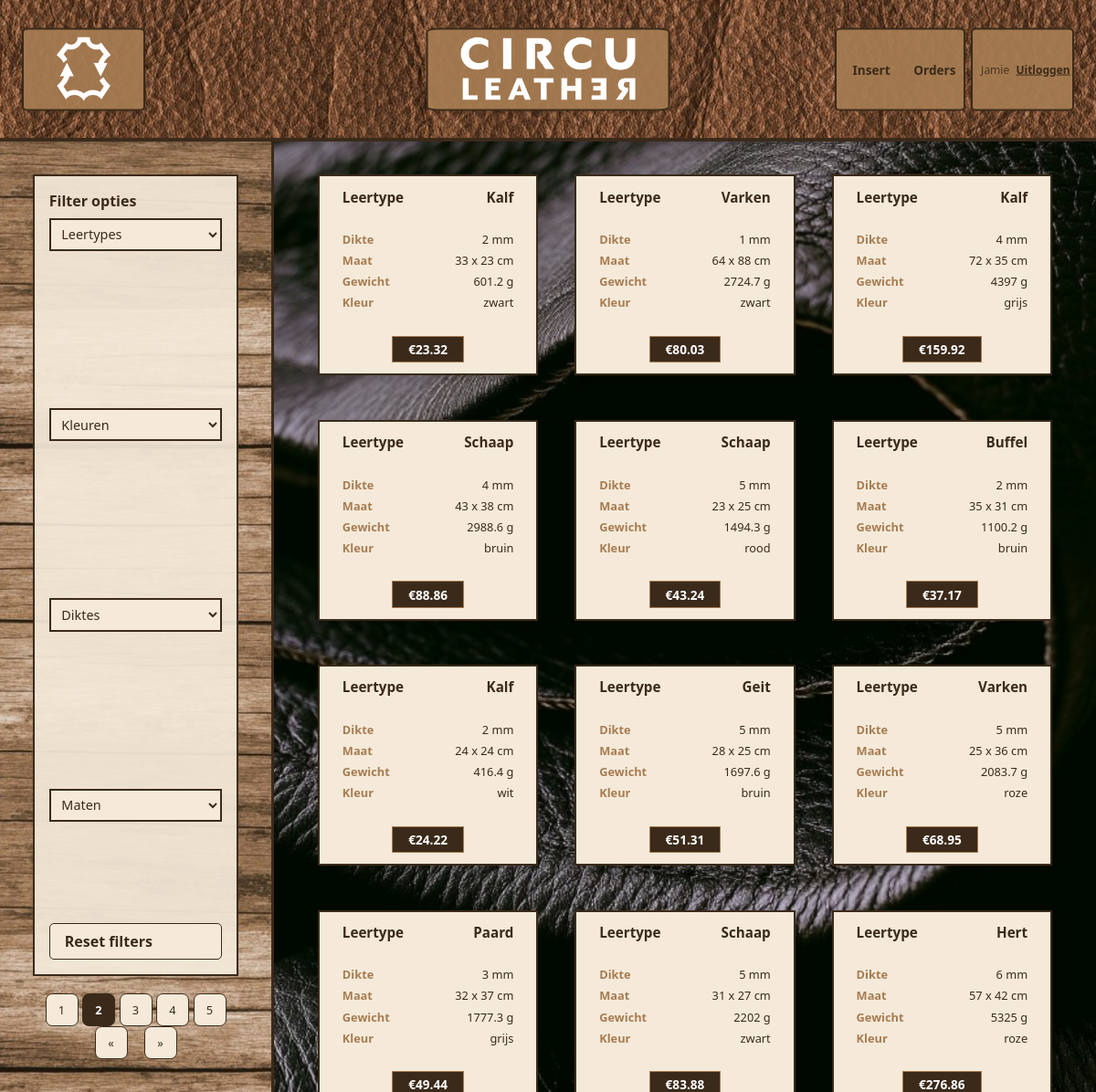
Screenshot of /src/vooraad_beheer.php?pagina=2 (signed in) with the database file from the repository.
### tables this page shows
CREATE TABLE `voorraad` (
  `ID` int(11) NOT NULL,
  `leertype` varchar(255) NOT NULL,
  `dikteMM` int(11) NOT NULL,
  `lengteCM` int(11) NOT NULL,
  `breedteCM` int(11) NOT NULL,
  `gewichtG` float(11,1) NOT NULL,
  `kleur` varchar(255) NOT NULL,
  `prijs` float(11,2) NOT NULL,
  `status` varchar(50) NOT NULL DEFAULT 'beschikbaar'
);

### src/vooraad_beheer.php (the view, shortened to what this page needs)
<?php
    $conn = require_once "partials/dbconnection.php";
    $geselecteerdLeertype = trim($_GET['leertype'] ?? '');
    $geselecteerdKleur = trim($_GET['kleur'] ?? '');
    $geselecteerdDikte = trim($_GET['dikte'] ?? '');
    $geselecteerdMaat = trim($_GET['maat'] ?? '');
    $maatCategorieen = [
        'A' => [23, 40],
        'B' => [40, 60],
        'C' => [60, null],
    ];
    $maatCaseSql = 'CASE';
    foreach ($maatCategorieen as $categorie => [$min, $max]) {
        if ($max === null) {
            $maatCaseSql .= " WHEN lengteCM >= $min OR breedteCM >= $min THEN '$categorie'";
        } else {
            $maatCaseSql .= " WHEN (lengteCM >= $min AND lengteCM < $max) OR (breedteCM >= $min AND breedteCM < $max) THEN '$categorie'";
        }
    }
    $maatCaseSql .= ' END';
    $leertypeConditie = $geselecteerdLeertype !== '' ? ['leertype = ?', [$geselecteerdLeertype], 's'] : null;
    $kleurConditie = $geselecteerdKleur !== '' ? ['kleur = ?', [$geselecteerdKleur], 's'] : null;
    $dikteConditie = $geselecteerdDikte !== '' ? ['dikteMM = ?', [$geselecteerdDikte], 's'] : null;
    $maatConditie = ($geselecteerdMaat !== '' && isset($maatCategorieen[$geselecteerdMaat]))
        ? ["$maatCaseSql = ?", [$geselecteerdMaat], 's']
        : null;
    function bouwWhereClause(array $condities): array {
        $sqlDelen = ["status != 'besteld'"];
        $params = [];
        $types = '';
        foreach ($condities as $conditie) {
            if ($conditie === null) {
                continue;
            }
            [$sql, $condParams, $condTypes] = $conditie;
            $sqlDelen[] = $sql;
            $types .= $condTypes;
        }
        return [' WHERE ' . implode(' AND ', $sqlDelen), $params, $types];
    }
    [$whereSql, $params, $types] = bouwWhereClause([$leertypeConditie, $kleurConditie, $dikteConditie, $maatConditie]);
    $filterQuery = '';
    $itemsPerPagina = 12;
    $huidigePagina = isset($_GET['pagina']) ? max(1, (int) $_GET['pagina']) : 1;
    $offset = ($huidigePagina - 1) * $itemsPerPagina;
    $totaalStmt = $conn->prepare("SELECT COUNT(*) AS totaal FROM voorraad" . $whereSql);
    $totaalStmt->execute();
    $totaalRij = $totaalStmt->get_result()->fetch_assoc();
    $totaalPaginas = max(1, (int) ceil($totaalRij['totaal'] / $itemsPerPagina));
    $maxPaginaKnoppen = 5;
    $vanafPagina = max(1, $huidigePagina - intdiv($maxPaginaKnoppen, 2));
    $totPagina = min($totaalPaginas, $vanafPagina + $maxPaginaKnoppen - 1);
    $vanafPagina = max(1, $totPagina - $maxPaginaKnoppen + 1);
    $selectParams = $params;
    $selectParams[] = $itemsPerPagina;
    $selectParams[] = $offset;
    $stmt = $conn->prepare("SELECT id, leertype, dikteMM, lengteCM, breedteCM, gewichtG, kleur, prijs FROM voorraad" . $whereSql . " LIMIT ? OFFSET ?");
    $stmt->bind_param($types . "ii", ...$selectParams);
    $stmt->execute();
    $producten = $stmt->get_result()->fetch_all(MYSQLI_ASSOC);
?>
<!DOCTYPE html>
    <html lang="nl">
    <head>
        <link rel="stylesheet" type="text/css" href="css/style.css">
    </head>
    <body>
        <header class="header">
            <div class="logo"><img src="png/logo.png" alt="logo"></div>
            <div class="titel"><img src="png/titel.png" alt="titel"></div>
            <div class="inNout-wrapper">
                <div class="inNout">
                    <?php if ($_SESSION['mag_insert'] ?? false): ?>
                        <div class="inNoutB"><a href="insert.php"><button>insert</button></a></div>
                    <?php endif; ?>
                    <?php if ($_SESSION['mag_orders'] ?? false): ?>
                        <div class="inNoutB"><a href="orders.php"><button>orders</button></a></div>
                    <?php endif; ?>
                </div>
                <div class="inNout-user">
                    <span><?php echo htmlspecialchars($_SESSION['username']); ?></span>
                    <a href="logout.php">Uitloggen</a>
                </div>
            </div>
        </header>
        <div class="main-container">
            <aside class="sidebar">
                <form class="filter-opties" method="get">
                    <p>Filter opties</p>
                    <div class="filter-selects">
                    <select class="filter-select" name="leertype" onchange="this.form.submit()">
                        <option value="">Leertypes</option>
                    </select>
                    <select class="filter-select" name="kleur" onchange="this.form.submit()">
                        <option value="">Kleuren</option>
                    </select>
                    <select class="filter-select" name="dikte" onchange="this.form.submit()">
                        <option value="">Diktes</option>
                    </select>
                    <select class="filter-select" name="maat" onchange="this.form.submit()">
                        <option value="">Maten</option>
                    </select>
                    </div>
                    <a class="reset-filters" href="vooraad_beheer.php">Reset filters</a>
                </form>
                <nav class="pagination">
                    <div class="page-numbers">
                        <?php for ($i = $vanafPagina; $i <= $totPagina; $i++): ?>
                            <a class="page-btn<?php echo $i === $huidigePagina ? ' active' : ''; ?>" href="?pagina=<?php echo $i; ?><?php echo $filterQuery; ?>"><?php echo $i; ?></a>
                        <?php endfor; ?>
                    </div>
                    <div class="page-nav">
                        <a class="page-btn<?php echo $huidigePagina <= 1 ? ' disabled' : ''; ?>" href="?pagina=<?php echo max(1, $huidigePagina - 1); ?><?php echo $filterQuery; ?>">&laquo;</a>
                        <a class="page-btn<?php echo $huidigePagina >= $totaalPaginas ? ' disabled' : ''; ?>" href="?pagina=<?php echo min($totaalPaginas, $huidigePagina + 1); ?><?php echo $filterQuery; ?>">&raquo;</a>
                    </div>
                </nav>
            </aside>
            <main class="content">
                <div class="product-grid">
                    <?php foreach ($producten as $product): ?>
                        <div class="product-card">
                            <div class="naam-box"><span>leertype</span><span><?php echo htmlspecialchars($product['leertype']); ?></span></div>
                            <div class="specs">
                                <div class="spec-row"><span>Dikte</span><span><?php echo htmlspecialchars($product['dikteMM']); ?> mm</span></div>
                                <div class="spec-row"><span>Maat</span><span><?php echo htmlspecialchars($product['lengteCM']); ?> x <?php echo htmlspecialchars($product['breedteCM']); ?> cm</span></div>
                                <div class="spec-row"><span>Gewicht</span><span><?php echo htmlspecialchars($product['gewichtG']); ?> g</span></div>
                                <div class="spec-row"><span>Kleur</span><span><?php echo htmlspecialchars($product['kleur']); ?></span></div>
                            </div>
                            <div class="hoeveelheid-box">&euro;<?php echo htmlspecialchars(number_format((float) $product['prijs'], 2)); ?></div>
                        </div>
                    <?php endforeach; ?>
                </div>
            </main>
        </div>
    </body>
</html>

### rows the page displays
voorraad: leertype "Kalf", dikteMM "2", lengteCM "33", breedteCM "23", gewichtG "601.2", kleur "zwart", prijs "23.32"
voorraad: leertype "Varken", dikteMM "1", lengteCM "64", breedteCM "88", gewichtG "2724.7", kleur "zwart", prijs "80.03"
voorraad: leertype "Kalf", dikteMM "4", lengteCM "72", breedteCM "35", gewichtG "4397", kleur "grijs", prijs "159.92"
voorraad: leertype "Schaap", dikteMM "4", lengteCM "43", breedteCM "38", gewichtG "2988.6", kleur "bruin", prijs "88.86"
voorraad: leertype "Schaap", dikteMM "5", lengteCM "23", breedteCM "25", gewichtG "1494.3", kleur "rood", prijs "43.24"
voorraad: leertype "Buffel", dikteMM "2", lengteCM "35", breedteCM "31", gewichtG "1100.2", kleur "bruin", prijs "37.17"
voorraad: leertype "Kalf", dikteMM "2", lengteCM "24", breedteCM "24", gewichtG "416.4", kleur "wit", prijs "24.22"
voorraad: leertype "Geit", dikteMM "5", lengteCM "28", breedteCM "25", gewichtG "1697.6", kleur "bruin", prijs "51.31"
voorraad: leertype "Varken", dikteMM "5", lengteCM "25", breedteCM "36", gewichtG "2083.7", kleur "roze", prijs "68.95"
voorraad: leertype "Paard", dikteMM "3", lengteCM "32", breedteCM "37", gewichtG "1777.3", kleur "grijs", prijs "49.44"
voorraad: leertype "Schaap", dikteMM "5", lengteCM "31", breedteCM "27", gewichtG "2202", kleur "zwart", prijs "83.88"
voorraad: leertype "Hert", dikteMM "6", lengteCM "57", breedteCM "42", gewichtG "5325", kleur "roze", prijs "276.86"

### other values shown
$_SESSION['username'] "Jamie"
